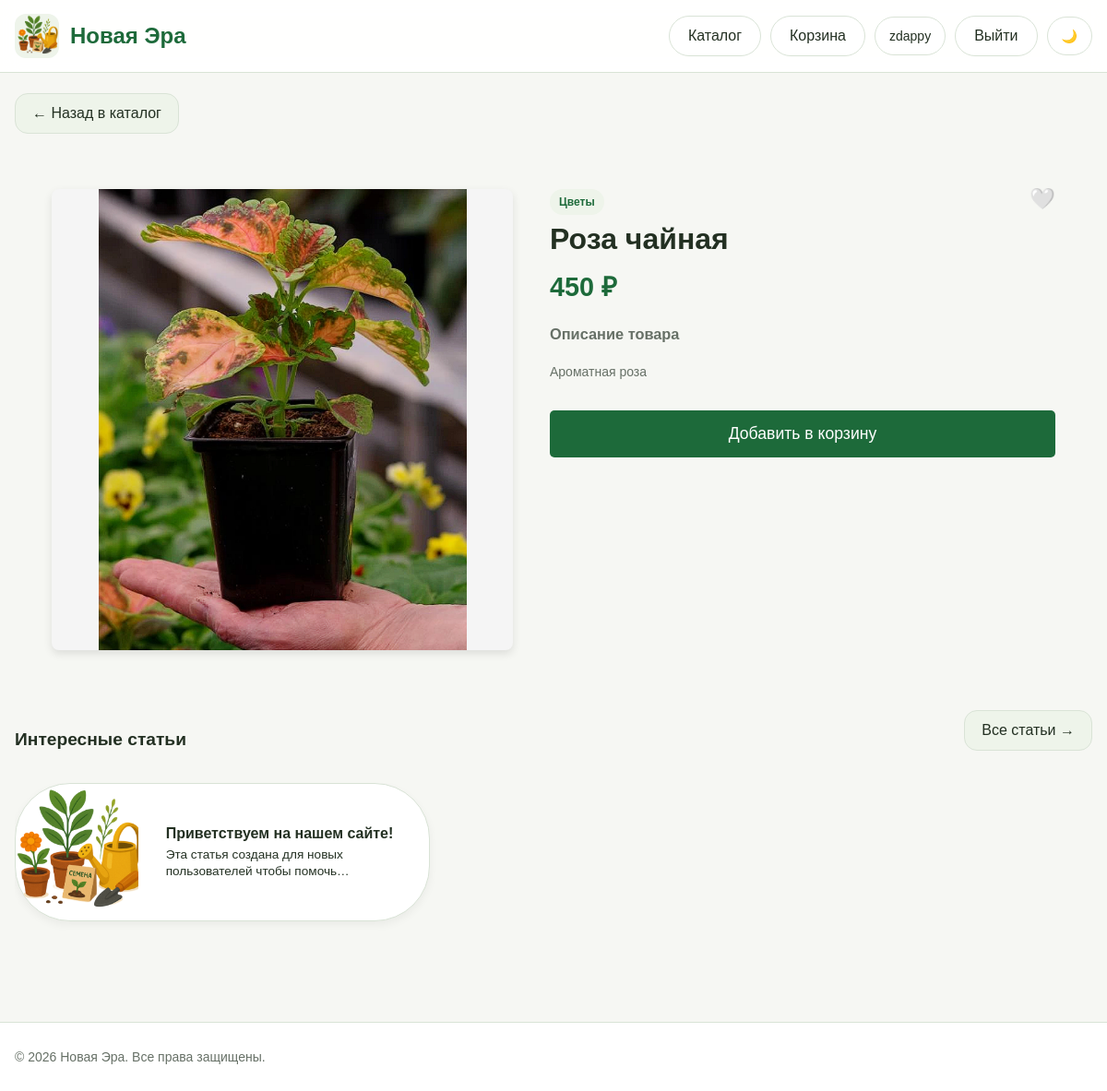
Screenshot of /product/3 (signed in) with the database file from the repository.
### models.py (models this page shows, shortened)
class User(UserMixin, db.Model):
    __tablename__ = "users"
    id = db.Column(db.Integer, primary_key=True)
    username = db.Column(db.String(80), unique=True, nullable=False, index=True)
    email = db.Column(db.String(120), unique=True, nullable=False, index=True)
    password_hash = db.Column(db.String(255), nullable=False)
    is_admin = db.Column(db.Boolean, default=False, nullable=False)
    created_at = db.Column(db.DateTime, default=datetime.utcnow, nullable=False)
    surname = db.Column(db.String(80), nullable=True)
    name = db.Column(db.String(80), nullable=True)
    patronymic = db.Column(db.String(80), nullable=True)
    favorite_products = db.relationship(
        'Product',
        secondary=favorites,
        backref=db.backref('favorited_by', lazy='dynamic'),
        lazy='dynamic')

class Product(db.Model):
    __tablename__ = "products"
    id = db.Column(db.Integer, primary_key=True)
    name = db.Column(db.String(200), nullable=False, index=True)
    description = db.Column(db.Text, nullable=False)
    price = db.Column(db.Float, nullable=False)
    image_url = db.Column(db.String(255), nullable=True)
    category_id = db.Column(db.Integer, db.ForeignKey("categories.id"), nullable=False)
    created_at = db.Column(db.DateTime, default=datetime.utcnow, nullable=False)
    category = db.relationship("Category", back_populates="products", lazy="selectin")
    extra_images = db.relationship('ProductImage',
                                   backref='product',
                                   lazy='dynamic',
                                   cascade='all, delete-orphan',
                                   order_by='ProductImage.order')

class Category(db.Model):
    __tablename__ = "categories"
    id = db.Column(db.Integer, primary_key=True)
    slug = db.Column(db.String(64), unique=True, nullable=False, index=True)
    name = db.Column(db.String(100), unique=True, nullable=False)
    products = db.relationship("Product", back_populates="category", cascade="all, delete-orphan", lazy="selectin")

class Post(db.Model):
    __tablename__ = 'post'
    id = db.Column(db.Integer, primary_key=True)
    title = db.Column(db.String(200), nullable=False)
    content = db.Column(db.Text, nullable=False)
    date_posted = db.Column(db.DateTime, default=datetime.now)
    image_post = db.Column(db.String(255))
    product_id = db.Column(db.Integer, db.ForeignKey('products.id'), nullable=True)
    related_product = db.relationship('Product', backref='posts')

### routes.py (the view)
@bp.route("/product/<int:product_id>")
def product_detail(product_id):
    product = Product.query.get_or_404(product_id)
    extra_urls = [img.url for img in product.extra_images.order_by(ProductImage.order).all()]
    all_images = []
    if product.image_url:
        all_images.append(product.image_url)
    all_images.extend(extra_urls)
    favorites_ids = []
    if current_user.is_authenticated:
        favorites_ids = [p.id for p in current_user.favorite_products.all()]
    else:
        favorites_ids = []
    posts = Post.query.order_by(
        (Post.product_id == product_id).desc(), # Сначала True (совпадающие), потом False
        Post.date_posted.desc()                 # Внутри групп сортируем по свежести
    ).limit(10).all()
    return render_template('product_page.html', product=product, all_images=all_images, favorites_ids=favorites_ids, posts=posts)

### routes.py (called while the page is built)
@login_manager.user_loader
def load_user(user_id: str):
    try:
        return db.session.get(User, int(user_id))
    except:
        return None

### templates/product_page.html (shortened to what this page needs)
{% extends "base.html" %}
{% block content %}
<a href="{{ url_for('main.index') }}" class="back-btn">← Назад в каталог</a>
<div class="product-page-container">
    <div class="product-detail-wrapper">
        <div class="product-image-block">
            <div class="gallery-container">
                <div class="main-image-wrapper">
                    <img id="mainProductImage"
                         src="{{ all_images[0] if all_images else url_for('static', filename='images/icon.png') }}"
                         alt="{{ product.name }}"
                         class="main-image">
                </div>
            </div>
        </div>
        <div class="product-info-block">
            <div style="display: flex; justify-content: space-between; align-items: flex-start; gap: 16px; margin-bottom: 12px;">
                <div>
                    <span class="badge">{{ product.category.name }}</span>
                    <h1 style="margin: 8px 0 0;">{{ product.name }}</h1>
                </div>
                {% if current_user.is_authenticated %}
                <form method="POST" action="{{ url_for('main.toggle_favorite', product_id=product.id) }}" class="favorite-form" style="flex-shrink: 0;">
                    <button type="submit" class="favorite-btn {% if product.id in favorites_ids %}active{% endif %}">
                        {% if product.id in favorites_ids %}❤️{% else %}🤍{% endif %}
                    </button>
                </form>
                {% else %}
                <a href="{{ url_for('main.login') }}" class="favorite-btn" style="flex-shrink: 0;">🤍</a>
                {% endif %}
            </div>
            <p class="price">{{ "%.0f"|format(product.price) }} ₽</p>
            <div class="product-description">
                <h3>Описание товара</h3>
                <p>{{ product.description }}</p>
            </div>
            <button class="add-to-cart"
                    data-id="{{ product.id }}"
                    data-title="{{ product.name }}"
                    data-price="{{ product.price }}"
                    data-image="{{ all_images[0] if all_images else url_for('static', filename='images/icon.png') }}">
                Добавить в корзину
            </button>
        </div>
    </div>
</div>
<div class="stories-section" style="margin: 25px 0 35px 0;">
        <div class="stories-header" style="display: flex; justify-content: space-between; align-items: center; margin-bottom: 15px;">
            <h3 style="margin: 0; font-size: 1.2rem;">Интересные статьи</h3>
            <a href="{{ url_for('main.blog') }}" class="back-btn">
                Все статьи →
            </a>
        </div>
        <div class="stories-container" style="display: flex; gap: 20px; overflow-x: auto; padding-bottom: 10px; scrollbar-width: thin; -webkit-overflow-scrolling: touch;">
            {% for post in posts %}
            <a href="{{ url_for('main.post_detail', post_id=post.id) }}" class="story-item" style="text-decoration: none; color: inherit; display: flex; align-items: center; width: 450px; height: 150px; border-radius: 60px; background: var(--surface); border: 1px solid var(--border); overflow: hidden; flex-shrink: 0; transition: transform 0.2s ease; box-shadow: 0 4px 10px rgba(0,0,0,0.05);">
                <div class="story-image-side" style="flex: 1; height: 100%; max-width: 270px;">
                    {% if post.image_post %}
                        <img src="/{{ post.image_post.lstrip('/') }}" alt="{{ post.title }}" style="width: 100%; height: 100%; object-fit: cover;">
                    {% else %}
                        <div style="width: 100%; height: 100%; background: #e0e0e0; display: flex; align-items: center; justify-content: center; font-size: 1.5rem;">📝</div>
                    {% endif %}
                </div>
                <div class="story-text-side" style="flex: 2; padding: 0 20px 0 30px; display: flex; flex-direction: column; justify-content: center; overflow: hidden;">
                    <h4 style="margin: 0; font-size: 1rem; display: block; -webkit-line-clamp: unset; white-space: normal; -webkit-box-orient: vertical; overflow: hidden;">
                        {{ post.title }}
                    </h4>
                    <p style="margin: 5px 0 0 0; font-size: 0.85rem; color: inherit; line-height: 1.3; display: -webkit-box; -webkit-line-clamp: 2; -webkit-box-orient: vertical; overflow: hidden;">
                        {{ post.content[:80] }}...
                    </p>
                </div>
            </a>
            {% else %}
                <p style="font-size: 0.9rem; color: gray; margin: 10px 0;">Здесь будут появляться новые статьи.</p>
            {% endfor %}
        </div>
    </div>
{% endblock %}

### templates/base.html (shortened to what this page needs)
<!DOCTYPE html>
<html lang="ru">
<head>
    <link rel="stylesheet" href="{{ url_for('static', filename='css/style.css') }}">
</head>
<body>
<header class="header">
    <div class="container header-inner">
        <div class="logo">
            <a href="{{ url_for('main.index') }}" style="display:flex;align-items:center;gap:12px;">
                <img src="{{ url_for('static', filename='images/icon.png') }}" alt="Logo" style="width:48px;height:48px;border-radius:12px;">
                <div class="logo-text">
                    <div class="title" style="color:var(--brand);">{{ brand_name }}</div>
                </div>
            </a>
        </div>
        <nav class="top-nav">
            <a href="{{ url_for('main.index') }}" class="top-link">Каталог</a>
            <a href="{{ url_for('main.basket') }}" class="top-link">Корзина</a>
            {% if current_user.is_authenticated %}
                <a href="{{ url_for('main.profile') }}" class="profile-btn">{{ current_user.username }}</a>
                <a href="{{ url_for('main.logout') }}" class="top-link">Выйти</a>
            {% else %}
                <a href="{{ url_for('main.login') }}" class="top-link">Войти</a>
            {% endif %}
            <button id="themeToggle" class="theme-toggle" type="button">🌙</button>
        </nav>
    </div>
</header>
<main class="main-content container">
    {% block content %}{% endblock %}
</main>
<footer class="footer">
    <div class="container footer-inner">
        <p>© 2026 {{ brand_name }}. Все права защищены.</p>
    </div>
</footer>
</body>
</html>

### static/css/style.css (style rules this page uses)
:root { --bg: #f6f7f3; --surface: #ffffff; --surface-soft: #eef4ea; --text: #233022; --muted: #667066; --brand: #1d6a3a; --brand-dark: #14552d; --border: #d9e3d6; --shadow: 0 12px 30px rgba(16, 48, 26, 0.08); --error: #b33a3a; --warning: #b46f0b; --success: #2a7d46; }
*, *::before, *::after { box-sizing: border-box; }
html { scroll-behavior: smooth; }
body { margin: 0; font-family: Arial, Helvetica, sans-serif; background: var(--bg); color: var(--text); }
a { color: inherit; text-decoration: none; }
img { max-width: 100%; display: block; }
button, input, select, textarea { font: inherit; }
.container { width: min(1180px, calc(100% - 32px)); margin: 0 auto; }
.main-content { padding: 22px 0 40px; }
.header { position: sticky; top: 0; z-index: 20; background: color-mix(in srgb, var(--surface) 92%, transparent); backdrop-filter: blur(10px); border-bottom: 1px solid var(--border); }
.header-inner { min-height: 78px; display: flex; align-items: center; justify-content: space-between; gap: 20px; }
.logo { display: flex; align-items: center; gap: 12px; min-width: 0; }
.logo img { width: 52px; height: 52px; border-radius: 16px; object-fit: cover; background: var(--surface-soft); }
.logo-text { min-width: 0; }
.title { font-size: 24px; font-weight: 800; line-height: 1.1; }
.top-nav { display: flex; align-items: center; gap: 10px; flex-wrap: wrap; justify-content: flex-end; }
.top-link { background: var(--surface); color: var(--text); border: 1px solid var(--border); padding: 12px 20px; border-radius: 999px; text-decoration: none; display: inline-flex; align-items: center; font-weight: 500; transition: all 0.2s ease; }
.badge { align-self: flex-start; display: inline-flex; padding: 7px 10px; border-radius: 999px; background: var(--surface-soft); color: var(--brand); font-size: 12px; font-weight: 700; }
.product-description { margin: 0; color: var(--muted); font-size: 14px; line-height: 1.55; min-height: 66px; }
.price { margin: 0; font-size: 20px; font-weight: 800; }
.add-to-cart { width: 100%; border: 0; border-radius: 14px; padding: 12px 18px; cursor: pointer; transition: .2s ease; background: var(--brand); color: #fff; position: relative; z-index: 2; }
.product-page-container { padding: 40px; max-width: 1200px; margin: 0 auto; }
.back-btn { margin-bottom: 20px; display: inline-block; }
.product-detail-wrapper { display: flex; gap: 40px; align-items: flex-start; }
.product-image-block { flex: 1; max-width: 500px; }
.product-info-block { flex: 1; }
.price { font-size: 1.8rem; font-weight: bold; color: var(--brand); margin-bottom: 20px; }
.product-description { line-height: 1.6; margin-bottom: 30px; }
.add-to-cart { padding: 15px 30px; font-size: 1.1rem; background: var(--brand); color: #fff; border: none; border-radius: 5px; cursor: pointer; }
.gallery-container { display: flex; flex-direction: column; gap: 16px; }
.main-image-wrapper { position: relative; display: flex; align-items: center; justify-content: center; }
.main-image { width: 100%; border-radius: 8px; box-shadow: 0 4px 10px rgba(0,0,0,0.1); object-fit: contain; background-color: #f5f5f5; aspect-ratio: 1 / 1; }
.footer { border-top: 1px solid var(--border); background: var(--surface); margin-top: 24px; }
.footer-inner { min-height: 74px; display: flex; align-items: center; color: var(--muted); font-size: 14px; }
.save-btn, .buy-btn, .back-btn { border: 0; border-radius: 14px; padding: 12px 18px; cursor: pointer; transition: .2s ease; }
.back-btn { background: var(--surface-soft); color: var(--text); border: 1px solid var(--border); }
.favorite-form { line-height: 1; }
.favorite-btn { background: none; border: none; font-size: 1.4rem; cursor: pointer; transition: transform 0.2s ease; padding: 0; margin: 0; display: inline-flex; align-items: center; justify-content: center; pointer-events: auto; }
.theme-toggle, .profile-btn { border: 1px solid var(--border); background: var(--surface); color: var(--text); border-radius: 999px; padding: 11px 15px; min-height: 42px; display: inline-flex; align-items: center; justify-content: center; cursor: pointer; font-size: 14px; transition: all 0.2s ease; }

### rows the page displays
User: username "zdappy"
Product: image_url (picture), name "Роза чайная", price "450", description "Ароматная роза"
Category: category.name "Цветы"
Post: image_post.lstrip (picture), title "Приветствуем на нашем сайте!", content "Эта статья создана для новых пользователей чтобы…"

### other values shown
{{ brand_name }} "Новая Эра"
